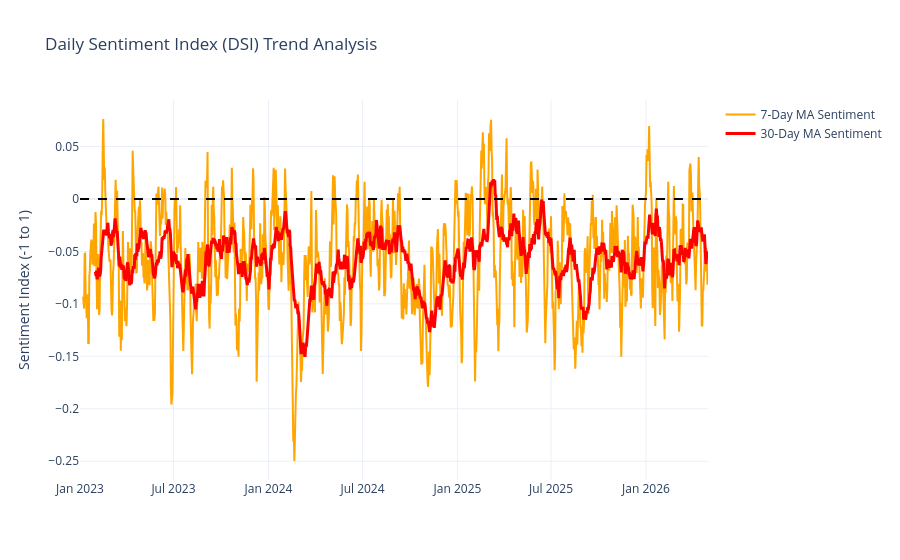

The notebook cell saved with this chart:
### Markdown cell above
## 11. Sentiment Trend Analysis
In this section, we aggregate the sentiment scores on a daily basis. We define the **Daily Sentiment Index (DSI)** as:

$$DSI = \frac{Positive\ Volume - Negative\ Volume}{Total\ Volume}$$

This yields an index between -1 (extremely bearish) and 1 (extremely bullish).

### Code cell
# Aggregate Sentiment
daily_sentiment = df_ig.groupby(['post_date', 'sentiment_label']).size().unstack(fill_value=0).reset_index()

# Ensure all columns exist
for col in ['positive', 'negative', 'neutral']:
    if col not in daily_sentiment.columns:
        daily_sentiment[col] = 0

daily_sentiment['total_volume'] = daily_sentiment['positive'] + daily_sentiment['negative'] + daily_sentiment['neutral']
daily_sentiment['DSI'] = (daily_sentiment['positive'] - daily_sentiment['negative']) / daily_sentiment['total_volume']

# Moving Averages to smooth volatility
daily_sentiment['DSI_MA7'] = daily_sentiment['DSI'].rolling(window=7).mean()
daily_sentiment['DSI_MA30'] = daily_sentiment['DSI'].rolling(window=30).mean()

# Visualization
fig = go.Figure()
fig.add_trace(go.Scatter(x=daily_sentiment['post_date'], y=daily_sentiment['DSI_MA7'], mode='lines', name='7-Day MA Sentiment', line=dict(color='orange')))
fig.add_trace(go.Scatter(x=daily_sentiment['post_date'], y=daily_sentiment['DSI_MA30'], mode='lines', name='30-Day MA Sentiment', line=dict(color='red', width=3)))
fig.add_hline(y=0, line_dash="dash", line_color="black")
fig.update_layout(title='Daily Sentiment Index (DSI) Trend Analysis', yaxis_title='Sentiment Index (-1 to 1)', template='plotly_white')
fig.show()

### Figure 1 — Plotly figure (JSON) as saved in the notebook; plotly's stock layout.template omitted (floating-point values rounded to 4 significant figures; data arrays with more than 128 entries replaced by an {"elided": "..."} marker saying what was removed)
{"data": [{"line": {"color": "orange"}, "mode": "lines", "name": "7-Day MA Sentiment", "type": "scatter", "x": {"elided": "1217 str values"}, "y": {"elided": "1217 float values"}}, {"line": {"color": "red", "width": 3}, "mode": "lines", "name": "30-Day MA Sentiment", "type": "scatter", "x": {"elided": "1217 str values"}, "y": {"elided": "1217 float values"}}], "layout": {"shapes": [{"line": {"color": "black", "dash": "dash"}, "type": "line", "x0": 0, "x1": 1, "xref": "x domain", "y0": 0, "y1": 0, "yref": "y"}], "title": {"text": "Daily Sentiment Index (DSI) Trend Analysis"}, "yaxis": {"title": {"text": "Sentiment Index (-1 to 1)"}}}}
